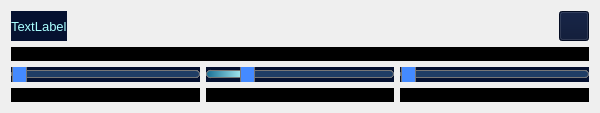
            <widget class="QWidget" name="view_window" native="true">
             <property name="minimumSize">
              <size>
               <width>600</width>
               <height>0</height>
              </size>
             </property>
             <property name="styleSheet">
              <string notr="true">QWidget#view_window{
background-color: rgb(5, 17, 48);
border-image:url(UI/pictures/background1.png);
}</string>
             </property>
             <layout class="QGridLayout" name="gridLayout">
              <item row="1" column="0" colspan="3">
               <widget class="QLabel" name="canvas_threeD">
                <property name="styleSheet">
                 <string notr="true">background-color: rgb(0, 0, 0);
border-image:url(UI/pictures/background2.png);</string>
                </property>
                <property name="text">
                 <string/>
                </property>
                <property name="alignment">
                 <set>Qt::AlignCenter</set>
                </property>
               </widget>
              </item>
              <item row="2" column="0">
               <widget class="QFrame" name="bar_z">
                <property name="styleSheet">
                 <string notr="true">background-color:  rgb(5, 17, 48);
border:none;</string>
                </property>
                <property name="frameShape">
                 <enum>QFrame::StyledPanel</enum>
                </property>
                <property name="frameShadow">
                 <enum>QFrame::Raised</enum>
                </property>
                <layout class="QHBoxLayout" name="horizontalLayout_3">
                 <property name="spacing">
                  <number>0</number>
                 </property>
                 <property name="leftMargin">
                  <number>0</number>
                 </property>
                 <property name="topMargin">
                  <number>0</number>
                 </property>
                 <property name="rightMargin">
                  <number>0</number>
                 </property>
                 <property name="bottomMargin">
                  <number>0</number>
                 </property>
                 <item>
                  <widget class="QSlider" name="slider_z">
                   <property name="mouseTracking">
                    <bool>false</bool>
                   </property>
                   <property name="styleSheet">
                    <string notr="true">QSlider::groove:horizontal {
border: 1px solid #bbb;
background: #448AFF;
height: 6px;
border-radius: 4px;
}

QSlider::sub-page:horizontal {
background: qlineargradient(spread:pad, x1:0, y1:0, x2:1, y2:0, stop:0 rgba(24, 111, 149, 255), stop:1 rgba(186, 252, 254, 255));
border: 1px solid #777;
height: 10px;
border-radius: 4px;
}

QSlider::add-page:horizontal {
background: rgb(31, 61, 101);
border: 1px solid #777;
height: 10px;
border-radius: 4px;
}

QSlider::handle:horizontal {
background: #448AFF;
border: 1px solid #777;
width: 13px;
margin-top: -8px;
margin-bottom: -8px;
border-radius: 4px;
}

QSlider::handle:horizontal:hover {
background:#448AFF;
border: 1px solid #444;
border-radius: 4px;
}

QSlider::sub-page:horizontal:disabled {
background: #eee;
border-color: #999;
}

QSlider::add-page:horizontal:disabled {
background: #eee;
border-color: #999;
}

QSlider::handle:horizontal:disabled {
background: #eee;
border: 1px solid #aaa;
border-radius: 4px;
}</string>
                   </property>
                   <property name="minimum">
                    <number>1</number>
                   </property>
                   <property name="orientation">
                    <enum>Qt::Horizontal</enum>
                   </property>
                  </widget>
                 </item>
                </layout>
               </widget>
              </item>
              <item row="2" column="1">
               <widget class="QFrame" name="bar_y">
                <property name="styleSheet">
                 <string notr="true">background-color:  rgb(5, 17, 48);
border:none;</string>
                </property>
                <property name="frameShape">
                 <enum>QFrame::StyledPanel</enum>
                </property>
                <property name="frameShadow">
                 <enum>QFrame::Raised</enum>
                </property>
                <layout class="QHBoxLayout" name="horizontalLayout_5">
                 <property name="spacing">
                  <number>0</number>
                 </property>
                 <property name="leftMargin">
                  <number>0</number>
                 </property>
                 <property name="topMargin">
                  <number>0</number>
                 </property>
                 <property name="rightMargin">
                  <number>0</number>
                 </property>
                 <property name="bottomMargin">
                  <number>0</number>
                 </property>
                 <item>
                  <widget class="QSlider" name="slider_y">
                   <property name="mouseTracking">
                    <bool>false</bool>
                   </property>
                   <property name="autoFillBackground">
                    <bool>false</bool>
                   </property>
                   <property name="styleSheet">
                    <string notr="true">QSlider::groove:horizontal {
border: 1px solid #bbb;
background: #448AFF;
height: 6px;
border-radius: 4px;
}

QSlider::sub-page:horizontal {
background: qlineargradient(spread:pad, x1:0, y1:0, x2:1, y2:0, stop:0 rgba(24, 111, 149, 255), stop:1 rgba(186, 252, 254, 255));
border: 1px solid #777;
height: 10px;
border-radius: 4px;
}

QSlider::add-page:horizontal {
background: rgb(31, 61, 101);
border: 1px solid #777;
height: 10px;
border-radius: 4px;
}

QSlider::handle:horizontal {
background: #448AFF;
border: 1px solid #777;
width: 13px;
margin-top: -8px;
margin-bottom: -8px;
border-radius: 4px;
}

QSlider::handle:horizontal:hover {
background:#448AFF;
border: 1px solid #444;
border-radius: 4px;
}

QSlider::sub-page:horizontal:disabled {
background: #eee;
border-color: #999;
}

QSlider::add-page:horizontal:disabled {
background: #eee;
border-color: #999;
}

QSlider::handle:horizontal:disabled {
background: #eee;
border: 1px solid #aaa;
border-radius: 4px;
}</string>
                   </property>
                   <property name="minimum">
                    <number>1</number>
                   </property>
                   <property name="maximum">
                    <number>99</number>
                   </property>
                   <property name="value">
                    <number>20</number>
                   </property>
                   <property name="orientation">
                    <enum>Qt::Horizontal</enum>
                   </property>
                  </widget>
                 </item>
                </layout>
               </widget>
              </item>
              <item row="2" column="2">
               <widget class="QFrame" name="bar_x">
                <property name="sizePolicy">
                 <sizepolicy hsizetype="Preferred" vsizetype="Maximum">
                  <horstretch>0</horstretch>
                  <verstretch>0</verstretch>
                 </sizepolicy>
                </property>
                <property name="styleSheet">
                 <string notr="true">background-color:  rgb(5, 17, 48);
border:none;</string>
                </property>
                <property name="frameShape">
                 <enum>QFrame::StyledPanel</enum>
                </property>
                <property name="frameShadow">
                 <enum>QFrame::Raised</enum>
                </property>
                <layout class="QHBoxLayout" name="horizontalLayout_4">
                 <property name="spacing">
                  <number>0</number>
                 </property>
                 <property name="leftMargin">
                  <number>0</number>
                 </property>
                 <property name="topMargin">
                  <number>0</number>
                 </property>
                 <property name="rightMargin">
                  <number>0</number>
                 </property>
                 <property name="bottomMargin">
                  <number>0</number>
                 </property>
                 <item>
                  <widget class="QSlider" name="slider_x">
                   <property name="mouseTracking">
                    <bool>false</bool>
                   </property>
                   <property name="styleSheet">
                    <string notr="true">QSlider::groove:horizontal {
border: 1px solid #bbb;
background: #448AFF;
height: 6px;
border-radius: 4px;
}

QSlider::sub-page:horizontal {
background: qlineargradient(spread:pad, x1:0, y1:0, x2:1, y2:0, stop:0 rgba(24, 111, 149, 255), stop:1 rgba(186, 252, 254, 255));
border: 1px solid #777;
height: 10px;
border-radius: 4px;
}

QSlider::add-page:horizontal {
background: rgb(31, 61, 101);
border: 1px solid #777;
height: 10px;
border-radius: 4px;
}

QSlider::handle:horizontal {
background: #448AFF;
border: 1px solid #777;
width: 13px;
margin-top: -8px;
margin-bottom: -8px;
border-radius: 4px;
}

QSlider::handle:horizontal:hover {
background:#448AFF;
border: 1px solid #444;
border-radius: 4px;
}

QSlider::sub-page:horizontal:disabled {
background: #eee;
border-color: #999;
}

QSlider::add-page:horizontal:disabled {
background: #eee;
border-color: #999;
}

QSlider::handle:horizontal:disabled {
background: #eee;
border: 1px solid #aaa;
border-radius: 4px;
}</string>
                   </property>
                   <property name="minimum">
                    <number>1</number>
                   </property>
                   <property name="orientation">
                    <enum>Qt::Horizontal</enum>
                   </property>
                  </widget>
                 </item>
                </layout>
               </widget>
              </item>
              <item row="3" column="0">
               <widget class="QLabel" name="canvas_z">
                <property name="styleSheet">
                 <string notr="true">background-color: rgb(0, 0, 0);
border-image:url(UI/pictures/background2.png);</string>
                </property>
                <property name="text">
                 <string/>
                </property>
               </widget>
              </item>
              <item row="3" column="1">
               <widget class="QLabel" name="canvas_y">
                <property name="styleSheet">
                 <string notr="true">background-color: rgb(0, 0, 0);
border-image:url(UI/pictures/background2.png);</string>
                </property>
                <property name="text">
                 <string/>
                </property>
               </widget>
              </item>
              <item row="3" column="2">
               <widget class="QLabel" name="canvas_x">
                <property name="styleSheet">
                 <string notr="true">background-color: rgb(0, 0, 0);
border-image:url(UI/pictures/background2.png);</string>
                </property>
                <property name="text">
                 <string/>
                </property>
               </widget>
              </item>
              <item row="0" column="0" colspan="3">
               <layout class="QHBoxLayout" name="horizontalLayout_8">
                <item>
                 <widget class="QLabel" name="name">
                  <property name="sizePolicy">
                   <sizepolicy hsizetype="Maximum" vsizetype="Preferred">
                    <horstretch>0</horstretch>
                    <verstretch>0</verstretch>
                   </sizepolicy>
                  </property>
                  <property name="minimumSize">
                   <size>
                    <width>0</width>
                    <height>0</height>
                   </size>
                  </property>
                  <property name="maximumSize">
                   <size>
                    <width>16777215</width>
                    <height>30</height>
                   </size>
                  </property>
                  <property name="styleSheet">
                   <string notr="true">text-indent:6px;
color:rgb(170, 255, 255);
font: 10pt;
background-color: rgb(5, 17, 48);</string>
                  </property>
                  <property name="text">
                   <string>TextLabel</string>
                  </property>
                 </widget>
                </item>
                <item>
                 <spacer name="horizontalSpacer">
                  <property name="orientation">
                   <enum>Qt::Horizontal</enum>
                  </property>
                  <property name="sizeType">
                   <enum>QSizePolicy::Expanding</enum>
                  </property>
                  <property name="sizeHint" stdset="0">
                   <size>
                    <width>40</width>
                    <height>20</height>
                   </size>
                  </property>
                 </spacer>
                </item>
                <item>
                 <widget class="QPushButton" name="zoom_threeD">
                  <property name="minimumSize">
                   <size>
                    <width>30</width>
                    <height>30</height>
                   </size>
                  </property>
                  <property name="maximumSize">
                   <size>
                    <width>30</width>
                    <height>30</height>
                   </size>
                  </property>
                  <property name="styleSheet">
                   <string notr="true">background-color: rgb(5, 17, 48);
border-image:url(UI/pictures/zoom.png);</string>
                  </property>
                  <property name="text">
                   <string/>
                  </property>
                 </widget>
                </item>
               </layout>
              </item>
             </layout>
            </widget>
